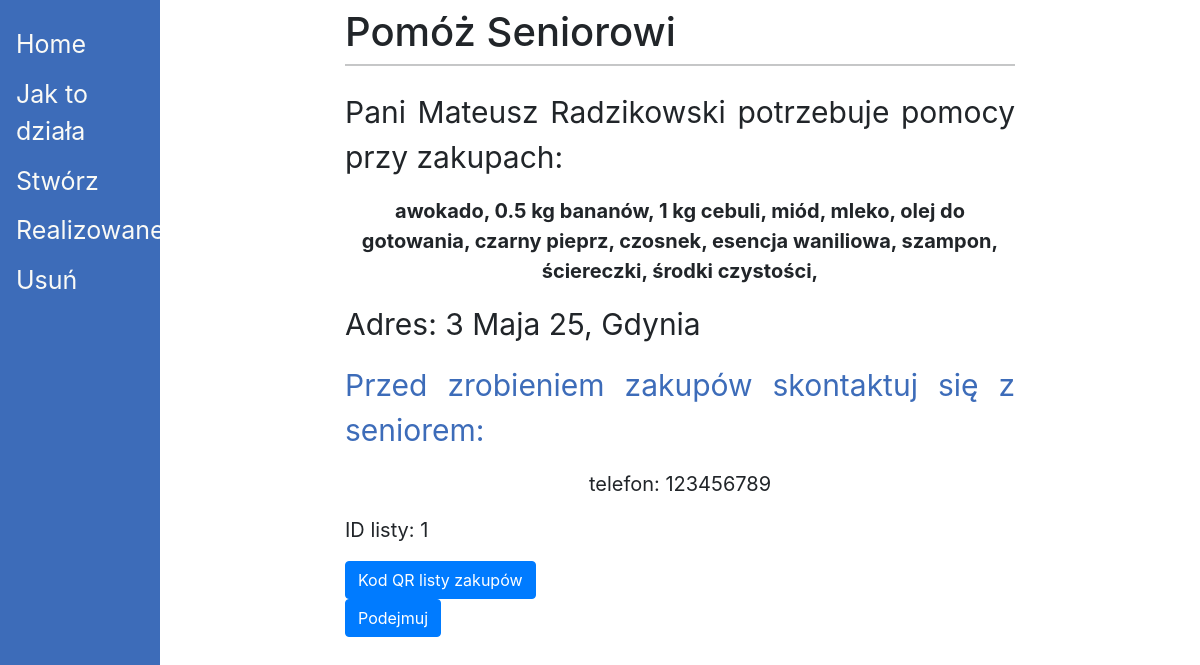
Page /info/1/ on the committed database.
### main/models.py (models this page shows, shortened)
class ListaZakupow(models.Model):
    lista = models.TextField()
    miejscowosc = models.CharField(max_length=100)
    adres = models.CharField(max_length=100)
    telefon = models.CharField(max_length=15)
    email = models.EmailField(null = True, blank = True)
    imie = models.CharField(max_length=15)
    nazwisko = models.CharField(max_length=40)
    data = models.DateField(auto_now=True)
    aktywne = models.BooleanField(null=True, default=True )
    realizacja = models.BooleanField(null=True,  default=False)

### main/views.py (the view)
# urls.py: path('info/<int:id>/', info),
def info(request,id):
    lista = ListaZakupow.objects.get(id=id)
    generationQrCode(lista.id,lista.lista)
    if request.GET.get('mybtn'):
        lista.aktywne = False
        lista.realizacja = True
        lista.save()
    return render(request,'main/info.html',{'lista':lista })

### main/extraFunction.py (called while the page is built)
def generationQrCode(name, content ):
    img = qrcode.make(content)
    img.save(f'E:\\code\\Django\\Senior\\mysite\\main\\static\\main\\code\\{name}.jpg')

### main/templates/main/info.html (shortened to what this page needs)
{% extends 'main/base.html' %}
{% load static %}
{% block content %}
    <p class="text-justify" style="font-size:30px">
        Pani {{ lista.imie }} {{ lista.nazwisko }} potrzebuje pomocy przy zakupach:
    </p>
    <p class="font-weight-bold text-center " style="font-size:20px">{{ lista.lista }}</p>
    <p class="text-justify" style="font-size:30px">
       Adres: {{ lista.adres }}, {{ lista.miejscowosc }}
    </p>
    <p class="text-justify" style="font-size:30px; color: #3d6cb9;">
        Przed zrobieniem zakupów skontaktuj się z seniorem:
    </p>
    <p class="text-justify text-center" style="font-size:20px;">
        telefon: {{ lista.telefon }}
    </p>
    <p class="text-justify" style="font-size:20px;">
        ID listy:  {{ lista.id }}
    </p>
    <button type="button" class="btn btn-primary" data-bs-toggle="modal" data-bs-target="#staticBackdrop">
        Kod QR listy zakupów
    </button>
    {% if lista.aktywne %}
        <form action="#" method="get">
            <input type="submit" class="btn btn-primary" value="Podejmuj" name="mybtn">
        </form>
    {% endif %}
    {% endblock %}

### rows in the picture
ListaZakupow: imie "Mateusz", nazwisko "Radzikowski", lista "awokado, 0.5 kg bananów, 1 kg cebuli, miód, mleko, olej do gotowania, czarny pieprz, czosnek, esencja waniliowa, szampon, ściereczki, środki czystości,", adres "3 Maja 25", miejscowosc "Gdynia", telefon "123456789", id "1"
